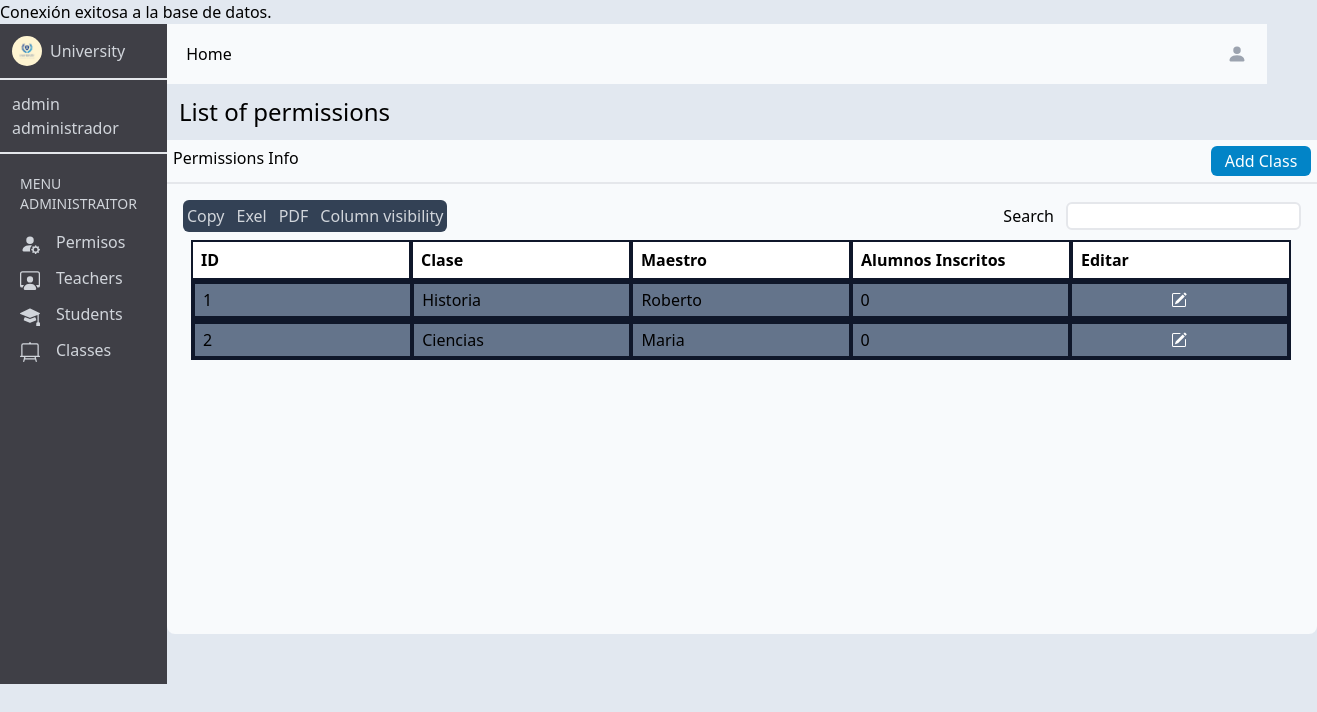
Page /adminclass.php (signed in) on the earlier database version.
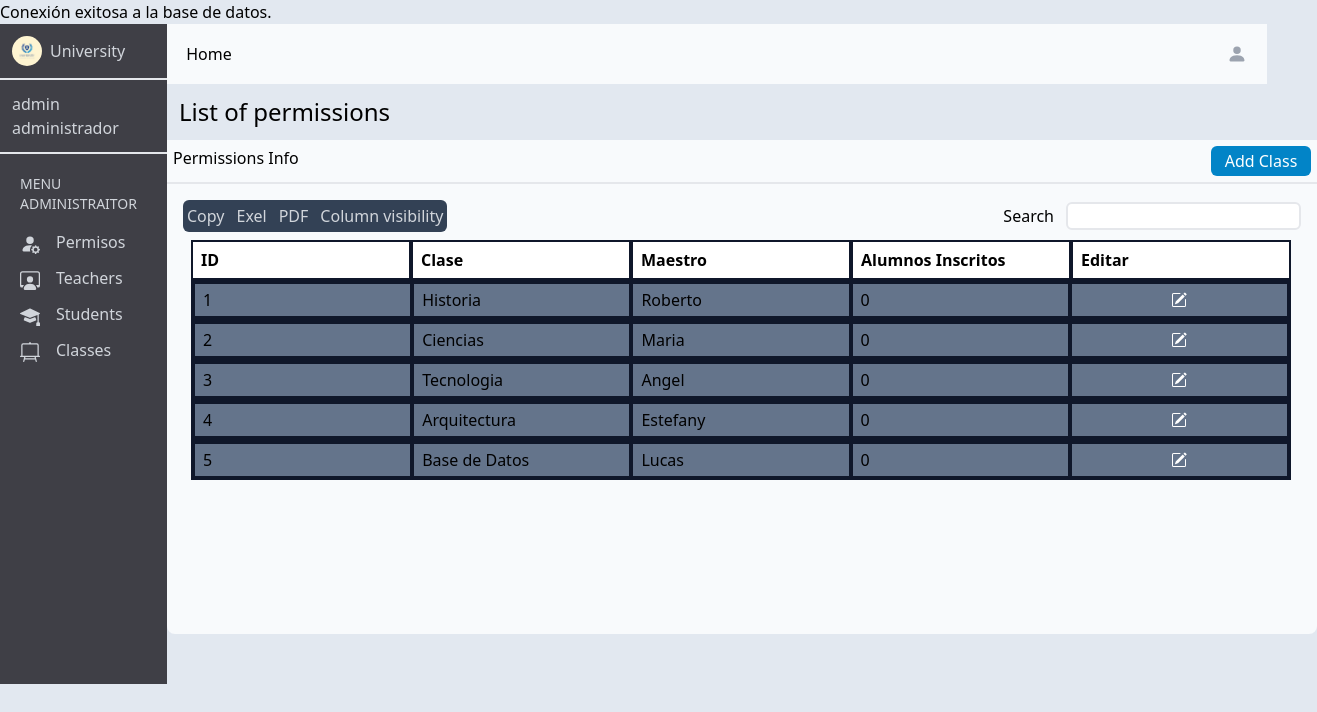
Same page on the later database version.
### tables this page shows
CREATE TABLE IF NOT EXISTS `administrador` (
  `id` int NOT NULL AUTO_INCREMENT,
  `dni` int NOT NULL,
  `nombre` varchar(100) NOT NULL,
  `usuario` varchar(250) NOT NULL,
  `contrasena` varchar(250) NOT NULL,
  `permiso` varchar(100) NOT NULL,
  `estado` varchar(100) NOT NULL,
  `direccion` varchar(250) NOT NULL,
  `nacimiento` date NOT NULL,
  `clase` varchar(100) NOT NULL,
  PRIMARY KEY (`id`),
  UNIQUE KEY `dni` (`dni`),
  UNIQUE KEY `usuario` (`usuario`(100)),
  KEY `dni_2` (`dni`)
);

### adminclass.php (the view, shortened to what the changed rows need)
<?php
require "connection.php";
$consulta = "SELECT * FROM administrador";
$resultado = mysqli_query($connection, $consulta);
?>
<!DOCTYPE html>
<html lang="en">
<head>
    <link href="/dist/output.css" rel="stylesheet">
</head>
<body class="bg-slate-200">
    <main class="h-screen flex">
        <div class="flex flex-col">
            <div>
                <div class="w-full h-custom-450 p-4 bg-slate-50 rounded-b-lg">
                    <div class="w-custom-1100 flex flex-col p-2">
                        <?php
                        $contador = 1;
                        while ($fila = mysqli_fetch_assoc($resultado)) {
                            if ($fila['permiso'] == 'Maestro') {
                            echo "<div class='w-custom-1100 h-custom-40 flex bg-slate-500 border-2 border-slate-900'>";
                            echo "<div class='w-custom-220 border-2 border-slate-900 flex items-center p-2'>" . $contador . "</div>";
                            echo "<div class='w-custom-220 border-2 border-slate-900 flex items-center p-2'>" . $fila['clase'] . "</div>";
                            echo "<div class='w-custom-220 border-2 border-slate-900 flex items-center p-2'>" . $fila['nombre'] . "</div>";
                            echo "<div class='w-custom-220 border-2 border-slate-900 flex items-center p-2'>" . 0 . "</div>";
                            echo "<button class='w-custom-220 border-2 border-slate-900 flex justify-center items-center p-2'>" . "<svg xmlns='http://www.w3.org/2000/svg width='16' height='16' fill='currentColor' class='bi bi-pencil-square text-white' viewBox='0 0 16 16'>" .
                                "<path d='M15.502 1.94a.5.5 0 0 1 0 .706L14.459 3.69l-2-2L13.502.646a.5.5 0 0 1 .707 0l1.293 1.293zm-1.75 2.456-2-2L4.939 9.21a.5.5 0 0 0-.121.196l-.805 2.414a.25.25 0 0 0 .316.316l2.414-.805a.5.5 0 0 0 .196-.12l6.813-6.814z'/>" . "
                                    <path fill-rule='evenodd' d='M1 13.5A1.5 1.5 0 0 0 2.5 15h11a1.5 1.5 0 0 0 1.5-1.5v-6a.5.5 0 0 0-1 0v6a.5.5 0 0 1-.5.5h-11a.5.5 0 0 1-.5-.5v-11a.5.5 0 0 1 .5-.5H9a.5.5 0 0 0 0-1H2.5A1.5 1.5 0 0 0 1 2.5v11z'/>" .
                                "</svg>" . "</button>";
                            echo "</div>";
                            $contador++;
                            }
                        }
                        ?>
                    </div>
                </div>
            </div>
        </div>
    </main>
</body>
</html>

Differences in the rows shown:
added administrador: clase "Tecnologia", nombre "Angel"
added administrador: clase "Arquitectura", nombre "Estefany"
added administrador: clase "Base de Datos", nombre "Lucas"
